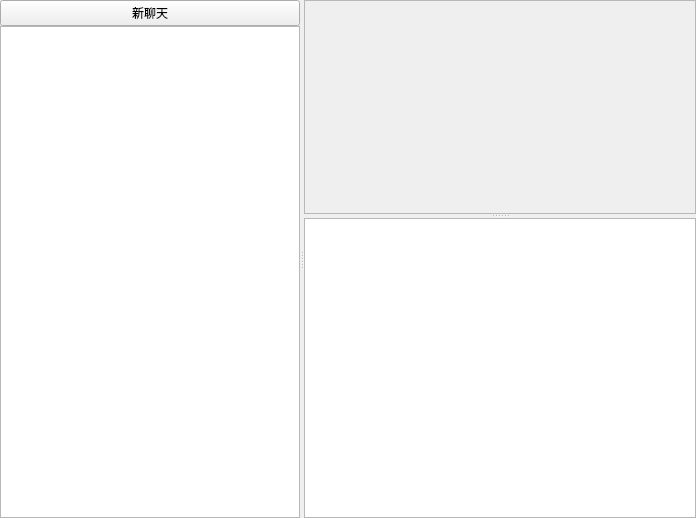
<?xml version="1.0" encoding="UTF-8"?>
<ui version="4.0">
 <class>DeepSeekPluginWidget</class>
 <widget class="QWidget" name="DeepSeekPluginWidget">
  <property name="geometry">
   <rect>
    <x>0</x>
    <y>0</y>
    <width>696</width>
    <height>518</height>
   </rect>
  </property>
  <property name="minimumSize">
   <size>
    <width>0</width>
    <height>100</height>
   </size>
  </property>
  <property name="windowTitle">
   <string>Form</string>
  </property>
  <layout class="QGridLayout" name="gridLayout_2">
   <property name="leftMargin">
    <number>0</number>
   </property>
   <property name="topMargin">
    <number>0</number>
   </property>
   <property name="rightMargin">
    <number>0</number>
   </property>
   <property name="bottomMargin">
    <number>0</number>
   </property>
   <property name="spacing">
    <number>0</number>
   </property>
   <item row="0" column="0">
    <widget class="QSplitter" name="hSplitter">
     <property name="orientation">
      <enum>Qt::Orientation::Horizontal</enum>
     </property>
     <widget class="QWidget" name="widget" native="true">
      <property name="minimumSize">
       <size>
        <width>200</width>
        <height>0</height>
       </size>
      </property>
      <property name="maximumSize">
       <size>
        <width>300</width>
        <height>16777215</height>
       </size>
      </property>
      <layout class="QGridLayout" name="gridLayout">
       <property name="leftMargin">
        <number>0</number>
       </property>
       <property name="topMargin">
        <number>0</number>
       </property>
       <property name="rightMargin">
        <number>0</number>
       </property>
       <property name="bottomMargin">
        <number>0</number>
       </property>
       <property name="spacing">
        <number>0</number>
       </property>
       <item row="0" column="0">
        <widget class="QPushButton" name="newChatButton">
         <property name="minimumSize">
          <size>
           <width>200</width>
           <height>0</height>
          </size>
         </property>
         <property name="maximumSize">
          <size>
           <width>300</width>
           <height>16777215</height>
          </size>
         </property>
         <property name="text">
          <string>新聊天</string>
         </property>
        </widget>
       </item>
       <item row="1" column="0">
        <widget class="QListWidget" name="chatListWidget">
         <property name="minimumSize">
          <size>
           <width>200</width>
           <height>0</height>
          </size>
         </property>
         <property name="maximumSize">
          <size>
           <width>300</width>
           <height>16777215</height>
          </size>
         </property>
        </widget>
       </item>
      </layout>
     </widget>
     <widget class="QSplitter" name="vSplitter">
      <property name="orientation">
       <enum>Qt::Orientation::Vertical</enum>
      </property>
      <widget class="QScrollArea" name="chatScrollArea">
       <property name="widgetResizable">
        <bool>true</bool>
       </property>
       <widget class="QWidget" name="scrollAreaWidgetContents">
        <property name="geometry">
         <rect>
          <x>0</x>
          <y>0</y>
          <width>389</width>
          <height>211</height>
         </rect>
        </property>
       </widget>
      </widget>
      <widget class="QTextEdit" name="textEdit">
       <property name="minimumSize">
        <size>
         <width>0</width>
         <height>200</height>
        </size>
       </property>
       <property name="maximumSize">
        <size>
         <width>16777215</width>
         <height>300</height>
        </size>
       </property>
      </widget>
     </widget>
    </widget>
   </item>
  </layout>
 </widget>
 <resources/>
 <connections/>
</ui>
